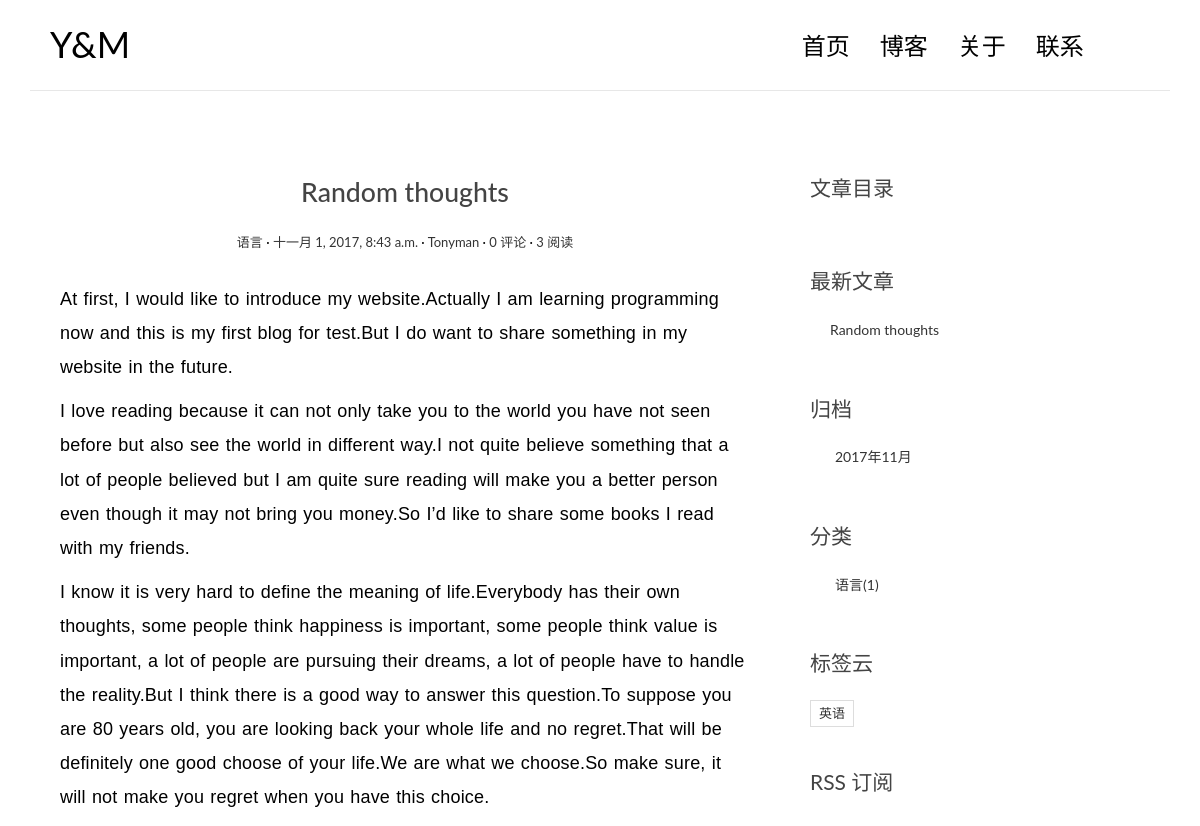
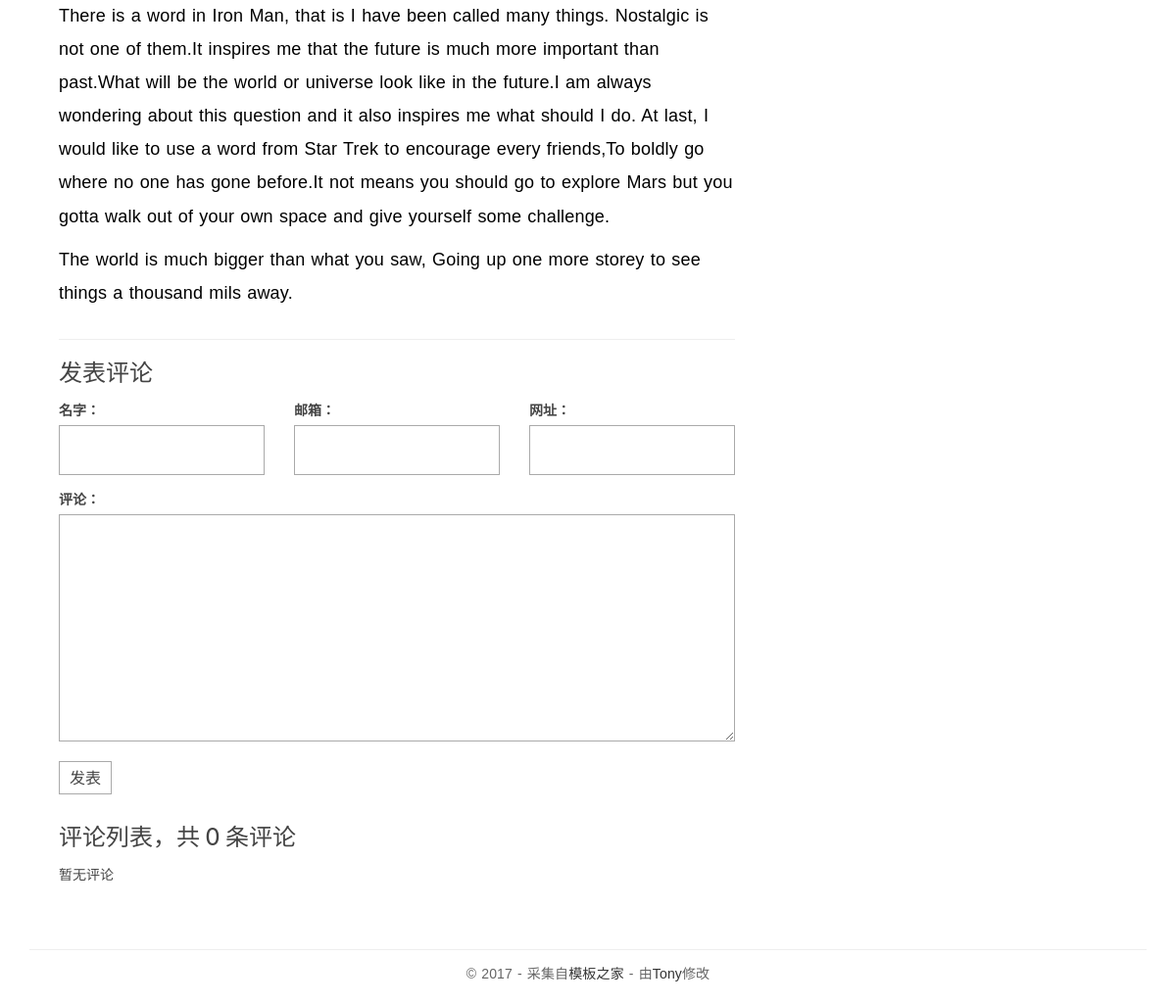
/post/5/, run on the app's committed database (2 pictures, top to bottom).
### blog/models.py (models this page shows, shortened)
class Post(models.Model):
    title = models.CharField(max_length = 70)
    body = models.TextField()
    created_time = models.DateTimeField()
    modified_time = models.DateTimeField()
    excerpt = models.CharField(max_length = 200, blank = True)
    category = models.ForeignKey(Category)
    tags = models.ManyToManyField(Tag, blank = True)
    author = models.ForeignKey(User)
    views = models.PositiveIntegerField(default = 0)
    def increase_views(self):
        self.views += 1
        self.save(update_fields = ['views'])
    def save(self, *args, **kwargs):
        if not self.excerpt:
            md = markdown.Markdown(extensions = [
                'markdown.extensions.extra',
                'markdown.extensions.codehilite',
            ])
            self.excerpt = strip_tags(md.convert(self.body))[:30]
        super(Post, self).save(*args, **kwargs)
    def get_absolute_url(self):
        return reverse('blog:detail', kwargs = {'pk': self.pk})
    class Meta:
        ordering = ['-created_time']

class Category(models.Model):
    name = models.CharField(max_length = 100)

class Tag(models.Model):
    name = models.CharField(max_length = 100)

### blog/views.py (the view)
# urls.py: url(r'^post/(?P<pk>[0-9]+)/$', views.PostDetailView.as_view(), name='detail'),
class PostDetailView(DetailView):
    model = Post
    template_name = 'blog/detail.html'
    context_object_name = 'post'
    def get(self, request, *args, **kwargs):
        response = super(PostDetailView, self).get(request, *args, **kwargs)
        self.object.increase_views()
        return response
    def get_object(self, queryset=None):
        post = super(PostDetailView, self).get_object(queryset=None)
        md = markdown.Markdown(extensions=[
            'markdown.extensions.extra',
            'markdown.extensions.codehilite',
            'markdown.extensions.toc',
        ])
        post.body = md.convert(post.body)
        post.toc = md.toc
        return post
    def get_context_data(self, **kwargs):
        context = super(PostDetailView, self).get_context_data(**kwargs)
        form = CommentForm()
        comment_list = self.object.comments_set.all()
        context.update({
            'form': form,
            'comment_list': comment_list
        })
        return context

### comments/forms.py
class CommentForm(forms.ModelForm):
    class Meta:
        model = Comments
        fields = ['name', 'email', 'url', 'text']

### blog/templatetags/blog_tags.py (called while the page is built)
@register.simple_tag
def get_recent_posts(num = 5):
    return Post.objects.all()[:num]

@register.simple_tag
def archives():
    return Post.objects.dates('created_time', 'month', order = 'DESC')

@register.simple_tag
def get_categories():
    return Category.objects.annotate(num_posts = Count('post')).filter(num_posts__gt = 0)

@register.simple_tag
def get_tags():
    return Tag.objects.annotate(num_posts = Count('post')).filter(num_posts__gt = 0)

### templates/blog/detail.html (shortened to what this page needs)
{% extends 'base.html' %}
            {% block main %}
                <article class="post post-{{post.pk}}">
                    <header class="entry-header">
                        <h1 class="entry-title">{{post.title}}</h1>
                        <div class="entry-meta">
                            <span class="post-category"><a href="#">{{post.category.name}}</a></span>
                            <span class="post-date"><a href="#"><time class="entry-date"
                                                                      datetime="{{post.created_time}}">{{post.created_time}}</time></a></span>
                            <span class="post-author"><a href="#">{{post.author}}</a></span>
                            <span class="comments-link"><a href="#">{{post.comments_set.count}} 评论</a></span>
                            <span class="views-count"><a href="#">{{post.views}} 阅读</a></span>
                        </div>
                    </header>
                    <div class="entry-content clearfix">
                        {{post.body|safe}}
                    </div>
                </article>
                <section class="comment-area" id="comment-area">
                    <hr>
                    <h3>发表评论</h3>
                    <form action="{% url 'comments:post_comment' post.pk %}" method="post" class="comment-form">
                        <div class="row">
                            <div class="col-md-4">
                                <label for="{{ form.name.id_for_label }}">名字：</label>
                                {{ form.name }}
                            </div>
                            <div class="col-md-4">
                                <label for="{{ form.email.id_for_label }}">邮箱：</label>
                                {{ form.email }}
                            </div>
                            <div class="col-md-4">
                                <label for="{{ form.url.id_for_label }}">网址：</label>
                                {{ form.url }}
                            </div>
                            <div class="col-md-12">
                                <label for="{{ form.text.id_for_label }}">评论：</label>
                                {{ form.text }}
                                <button type="submit" class="comment-btn">发表</button>
                            </div>
                        </div>
                    </form>
                    <div class="comment-list-panel">
                        <h3>评论列表，共 <span>{{post.comments_set.count}}</span> 条评论</h3>
                        <ul class="comment-list list-unstyled">
                            {% for comment in comment_list %}
                            <li class="comment-item">
                                <span class="nickname">{{ comment.name }}</span>
                                <time class="submit-date">{{comment.created_time}}</time>
                                <div class="text">
                                    {{comment.text}}
                                </div>
                            </li>
                            {% empty %}
                            暂无评论
                            {% endfor %}
                        </ul>
                    </div>
                </section>
            {% endblock main %}
                {% block toc %}
                <div class="widget widget-content">
                    <h3 class="widget-title">文章目录</h3>
                </div>
                {% endblock toc %}

### templates/base.html (shortened to what this page needs)
{% load staticfiles %}
{% load blog_tags %}
<!DOCTYPE html>
<html>
<head>
    <link rel="stylesheet" href="http://code.ionicframework.com/ionicons/2.0.1/css/ionicons.min.css">
    <link rel="stylesheet" href="{% static 'blog/css/bootstrap.min.css' %}">
    <link rel="stylesheet" href="{% static 'blog/css/pace.css' %}">
    <link rel="stylesheet" href="{% static 'blog/css/custom.css' %}">
</head>
<body>
<div class="container">
    <header id="site-header">
        <div class="row">
            <div class="col-md-4 col-sm-5 col-xs-8">
                <div class="logo">
                    <h1><a href="{% url 'blog:index' %}"><b>Y&M</b></a></h1>
                </div>
            </div>
            <div class="col-md-8 col-sm-7 col-xs-4">
                <nav class="main-nav" role="navigation">
                    <div class="collapse navbar-collapse" id="bs-example-navbar-collapse-1">
                        <ul class="nav navbar-nav navbar-right">
                            <li class="cl-effect-11"><a href="{% url 'blog:index' %}" data-hover="首页">首页</a></li>
                            <li class="cl-effect-11"><a href="full-width.html" data-hover="博客">博客</a></li>
                            <li class="cl-effect-11"><a href="about.html" data-hover="关于">关于</a></li>
                            <li class="cl-effect-11"><a href="contact.html" data-hover="联系">联系</a></li>
                        </ul>
                    </div>
                </nav>
            </div>
        </div>
    </header>
</div>
<div class="content-body">
    <div class="container">
        <div class="row">
            <main class="col-md-8">
                {% block main %}
                {% endblock main %}
            </main>
            <aside class="col-md-4">
                {% block toc %}
                {% endblock toc %}
                <div class="widget widget-recent-posts">
                    <h3 class="widget-title">最新文章</h3>
                    {% get_recent_posts as recent_post_list %}
                    <ul>
                        {% for post in recent_post_list %}
                        <li>
                            <a href = "{{post.get_absolute_url}}">{{post.title}}</a>
                        </li>
                        {% empty %}
                        暂无文章
                        {% endfor %}
                    </ul>
                </div>
                <div class="widget widget-archives">
                    <h3 class="widget-title">归档</h3>
                    {% archives as date_list %}
                    <ul>
                        {% for date in date_list %}
                        <li>
                            <a href = "{% url 'blog:archives' date.year date.month %}">{{date.year}}年{{date.month}}月</a>
                        </li>
                        {% empty %}
                        暂无归档
                        {% endfor %}
                    </ul>
                </div>
                <div class="widget widget-category">
                    <h3 class="widget-title">分类</h3>
                    {% get_categories as category_list %}
                    <ul>
                        {% for category in category_list %}
                        <li>
                            <a href = "{% url 'blog:category' category.pk %}">{{category.name}}<span class = "post-count">({{ category.num_posts }})</span></a>
                        </li>
                        {% empty %}
                        暂无分类
                        {% endfor %}
                    </ul>
                </div>
                <div class="widget widget-tag-cloud">
                    <h3 class="widget-title">标签云</h3>
                    {% get_tags as tag_list %}
                    <ul>
                        {% for tag in tag_list %}
                        <li>
                            <a href="{% url 'blog:tag' tag.pk %}">{{tag.name}}</a>
                        </li>
                        {% empty %}
                        暂无标签！
                        {% endfor %}
                    </ul>
                </div>
                <div class="rss">
                    <a href="{% url 'rss' %}"> RSS 订阅</a>
                </div>
            </aside>
        </div>
    </div>
</div>
<footer id="site-footer">
    <div class="container">
        <div class="row">
            <div class="col-md-12">
                <p class="copyright">&copy 2017 - 采集自<a href="http://www.cssmoban.com/"
                                                        target="_blank" title="模板之家">模板之家</a>
                    - 由<a href="http://zmrenwu.com/" title="网页模板" target="_blank">Tony</a>修改
                </p>
            </div>
        </div>
    </div>
</footer>
</body>
</html>

### blog/static/blog/css/custom.css (style rules this page uses)
* { outline: none; }
h1, h2, h3, h4, h5, h6 { margin-top: 0; }
b { font-weight: 400; }
a { color: #333; }
body { color: #444; font-family: 'Lato', sans-serif; }
p { font-family: 'Ubuntu', sans-serif; font-weight: 400; word-spacing: 1px; letter-spacing: 0.01em; }
#site-header { background-color: #FFF; padding: 25px 20px; margin-bottom: 40px; border-bottom: 1px solid #e7e7e7; }
.logo h1 a { color: #000; }
.logo h1 { margin: 0; font-family: 'Lato', sans-serif; font-weight: 300; }
.main-nav { margin-top: 11px; max-width: 95%; }
.main-nav a { color: #000000 !important; padding: 0 0 5px 0 !important; margin-right: 30px; font-family: 'Lato', sans-serif; font-weight: 300; font-size: 24px; }
.cl-effect-11 a { padding: 10px 0; color: #0972b4; text-shadow: none; }
.cl-effect-11 a::before { position: absolute; top: 0; left: 0; overflow: hidden; padding: 0 0 5px 0 !important; max-width: 0; border-bottom: 1px solid #000; color: #000; content: attr(data-hover); white-space: nowrap; -webkit-transition: max-width 0.5s; -moz-transition: max-width 0.5s; transition: max-width 0.5s; }
.content-body { padding-bottom: 4em; }
.post { background: #fff; padding: 30px 30px 0; }
.entry-title { text-align: center; font-size: 1.9em; margin-bottom: 20px; line-height: 1.6; padding: 10px 20px 0; }
.entry-meta { text-align: center; color: #DDDDDD; font-size: 13px; margin-bottom: 30px; }
.entry-content { font-size: 18px; line-height: 1.9; font-weight: 300; color: #000; }
.post-category::after, .post-date::after, .post-author::after, .comments-link::after { content: ' ·'; color: #000; }
.widget { background: #fff; padding: 30px 0 0; }
.widget-title { font-size: 1.5em; margin-bottom: 20px; line-height: 1.6; padding: 10px 0 0; font-weight: 400; }
.widget-recent-posts ul { padding: 0; margin: 0; padding-left: 20px; }
.widget-recent-posts ul li { list-style-type: none; position: relative; line-height: 170%; margin-bottom: 10px; }
.widget-recent-posts ul li::before { content: '\f3d3'; font-family: "Ionicons"; position: absolute; left: -17px; top: 3px; font-size: 16px; color: #000; }
.widget-archives ul { padding: 0; margin: 0; padding-left: 25px; }
.widget-archives ul li { list-style-type: none; position: relative; line-height: 170%; margin-bottom: 10px; }
.widget-archives ul li::before { content: '\f3f3'; font-family: "Ionicons"; position: absolute; left: -25px; top: 1px; font-size: 16px; color: #000; }
.widget-category ul { padding: 0; margin: 0; padding-left: 25px; }
.widget-category ul li { list-style-type: none; position: relative; line-height: 170%; margin-bottom: 10px; }
.widget-category ul li::before { content: '\f3fe'; font-family: "Ionicons"; position: absolute; left: -25px; top: 1px; font-size: 18px; color: #000; }
.widget-tag-cloud ul { padding: 0; margin: 0; margin-right: -10px; }
.widget-tag-cloud ul li { list-style-type: none; font-size: 13px; display: inline-block; margin-right: 10px; margin-bottom: 10px; padding: 3px 8px; border: 1px solid #ddd; }
.rss { font-size: 21px; margin-top: 30px; }
.rss a { color: #444; }
#site-footer { padding-top: 10px; padding: 0 0 1.5em 0; }
.copyright { text-align: center; padding-top: 1em; margin: 0; border-top: 1px solid #eee; color: #666; }
.contact-form input, .comment-form input { border: 1px solid #aaa; margin-bottom: 15px; width: 100%; padding: 15px 15px; font-size: 16px; line-height: 100%; transition: 0.4s border-color linear; }
.contact-form textarea, .comment-form textarea { border: 1px solid #aaa; margin-bottom: 15px; width: 100%; padding: 15px 15px; font-size: 16px; line-height: 20px !important; min-height: 183px; transition: 0.4s border-color linear; }
.comment-area { padding: 0 30px 0; }
.comment-form { margin-top: 15px; }
.comment-form .comment-btn { background-color: #fff; border: 1px solid #aaa; font-size: 16px; padding: 5px 10px; }
.comment-list-panel { margin-top: 30px; }
.comment-list { margin-top: 15px; }

### data on the page
Post: title "Random thoughts", category.name "语言", created_time "十一月 1, 2017, 8:43 a.m.", author "Tonyman", comments_set.count "0", views "3", body "At first, I would like to introduce my website.Actually I am learning programming now and this is my first blog for test.But I do want to share something in my website in the future. I love reading because it can not only take you to the world you have not seen before but also see the world in different way.I not quite believe something that a lot of people believed but I am quite sure reading will make you a better person even though it may not bring you money.So I’d like to share some books I read with my friends. I know it is very hard to define the meaning of life.Everybody has their own thoughts, some people think happiness is important, some people think value is important, a lot of…"
Category: name "语言", num_posts "1"
Tag: name "英语"

### other printed values
{{ date.year }} "2017"
{{ date.month }} "11"
